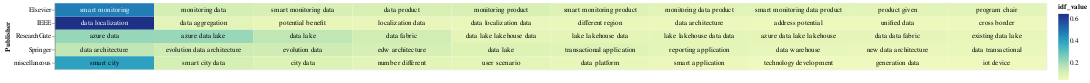

The notebook cell this image was saved under:
### Code cell
# Select the top terms for each PDF
top_terms_df_2 = result_df_publisher_2.groupby('Publisher').head(10)

# Add a small random value to 'idf_value' for better visualization
top_terms_df_2['idf_value'] = top_terms_df_2['idf_value'] + np.random.rand(top_terms_df_2.shape[0]) * 0.0001

# Create a base chart
base = alt.Chart(top_terms_df_2).encode(
    x=alt.X('rank:O', axis=None),  # Use rank for x-axis
    y='Publisher:N',
    color=alt.Color('idf_value:Q', scale=alt.Scale(scheme='viridis')),
    text='top_word:N'  # Corrected column name to 'topic_word'
).transform_window(
    rank="rank()",
    sort=[alt.SortField("idf_value", order="descending")],
    groupby=["Publisher"]
)

# Create a heatmap
heatmap = base.mark_rect().encode(
    color='idf_value:Q',
)

# Create text labels with conditional color
text = base.mark_text(baseline='middle').encode(
    text='top_word:N',
    color=alt.condition(alt.datum.idf_value >= 0.4, alt.value('white'), alt.value('black'))
)

# Display the heatmap and text labels
chart_lda_publisher_2 = (heatmap + text).properties(width=1500)
chart_lda_publisher_2

### Figure 1 — Vega-Lite specification as saved in the notebook (floating-point values rounded to 4 significant figures)
{"config": {"view": {"continuousWidth": 300, "continuousHeight": 300}}, "layer": [{"mark": {"type": "rect"}, "encoding": {"color": {"field": "idf_value", "type": "quantitative"}, "text": {"field": "top_word", "type": "nominal"}, "x": {"axis": null, "field": "rank", "type": "ordinal"}, "y": {"field": "Publisher", "type": "nominal"}}, "transform": [{"window": [{"op": "rank", "field": "", "as": "rank"}], "groupby": ["Publisher"], "sort": [{"field": "idf_value", "order": "descending"}]}]}, {"mark": {"type": "text", "baseline": "middle"}, "encoding": {"color": {"condition": {"test": "(datum.idf_value >= 0.4)", "value": "white"}, "value": "black"}, "text": {"field": "top_word", "type": "nominal"}, "x": {"axis": null, "field": "rank", "type": "ordinal"}, "y": {"field": "Publisher", "type": "nominal"}}, "transform": [{"window": [{"op": "rank", "field": "", "as": "rank"}], "groupby": ["Publisher"], "sort": [{"field": "idf_value", "order": "descending"}]}]}], "data": {"name": "data-5edcd28f4a388ce0990355e94a1e7053"}, "width": 1500, "$schema": "https://vega.github.io/schema/vega-lite/v5.16.3.json", "datasets": {"data-5edcd28f4a388ce0990355e94a1e7053": [{"Publisher": "IEEE", "top_word": "data localization", "idf_value": 0.6462}, {"Publisher": "IEEE", "top_word": "data aggregation", "idf_value": 0.07944}, {"Publisher": "IEEE", "top_word": "potential benefit", "idf_value": 0.06614}, {"Publisher": "IEEE", "top_word": "localization data", "idf_value": 0.06485}, {"Publisher": "IEEE", "top_word": "data localization data", "idf_value": 0.06219}, {"Publisher": "IEEE", "top_word": "different region", "idf_value": 0.05964}, {"Publisher": "IEEE", "top_word": "data architecture", "idf_value": 0.05801}, {"Publisher": "IEEE", "top_word": "address potential", "idf_value": 0.05187}, {"Publisher": "IEEE", "top_word": "unified data", "idf_value": 0.05052}, {"Publisher": "IEEE", "top_word": "cross border", "idf_value": 0.04927}, {"Publisher": "Springer", "top_word": "data architecture", "idf_value": 0.1594}, {"Publisher": "Springer", "top_word": "evolution data architecture", "idf_value": 0.1303}, {"Publisher": "Springer", "top_word": "evolution data", "idf_value": 0.1288}, {"Publisher": "Springer", "top_word": "edw architecture", "idf_value": 0.1154}, {"Publisher": "Springer", "top_word": "data lake", "idf_value": 0.0993}, {"Publisher": "Springer", "top_word": "transactional application", "idf_value": 0.09261}, {"Publisher": "Springer", "top_word": "reporting application", "idf_value": 0.07742}, {"Publisher": "Springer", "top_word": "data warehouse", "idf_value": 0.06784}, {"Publisher": "Springer", "top_word": "new data architecture", "idf_value": 0.06143}, {"Publisher": "Springer", "top_word": "data transactional", "idf_value": 0.05931}, {"Publisher": "ResearchGate", "top_word": "azure data", "idf_value": 0.2207}, {"Publisher": "ResearchGate", "top_word": "azure data lake", "idf_value": 0.218}, {"Publisher": "ResearchGate", "top_word": "data lake", "idf_value": 0.1598}, {"Publisher": "ResearchGate", "top_word": "data fabric", "idf_value": 0.1257}, {"Publisher": "ResearchGate", "top_word": "azure data lake lakehouse", "idf_value": 0.07517}, {"Publisher": "ResearchGate", "top_word": "lake lakehouse data", "idf_value": 0.07525}, {"Publisher": "ResearchGate", "top_word": "lake lakehouse data data", "idf_value": 0.07519}, {"Publisher": "ResearchGate", "top_word": "data lake lakehouse data", "idf_value": 0.07526}, {"Publisher": "ResearchGate", "top_word": "data data fabric", "idf_value": 0.07435}, {"Publisher": "ResearchGate", "top_word": "existing data lake", "idf_value": 0.06968}, {"Publisher": "Elsevier", "top_word": "smart monitoring", "idf_value": 0.4763}, {"Publisher": "Elsevier", "top_word": "monitoring data", "idf_value": 0.1184}, {"Publisher": "Elsevier", "top_word": "smart monitoring data", "idf_value": 0.1125}, {"Publisher": "Elsevier", "top_word": "data product", "idf_value": 0.1094}, {"Publisher": "Elsevier", "top_word": "monitoring product", "idf_value": 0.1086}, {"Publisher": "Elsevier", "top_word": "smart monitoring product", "idf_value": 0.09407}, {"Publisher": "Elsevier", "top_word": "monitoring data product", "idf_value": 0.08739}, {"Publisher": "Elsevier", "top_word": "smart monitoring data product", "idf_value": 0.08563}, {"Publisher": "Elsevier", "top_word": "product given", "idf_value": 0.08027}, {"Publisher": "Elsevier", "top_word": "program chair", "idf_value": 0.08004}, {"Publisher": "miscellaneous", "top_word": "smart city", "idf_value": 0.3976}, {"Publisher": "miscellaneous", "top_word": "smart city data", "idf_value": 0.1162}, {"Publisher": "miscellaneous", "top_word": "city data", "idf_value": 0.09987}, {"Publisher": "miscellaneous", "top_word": "number different", "idf_value": 0.08115}, {"Publisher": "miscellaneous", "top_word": "user scenario", "idf_value": 0.07767}, {"Publisher": "miscellaneous", "top_word": "data platform", "idf_value": 0.06479}, {"Publisher": "miscellaneous", "top_word": "smart application", "idf_value": 0.05719}, {"Publisher": "miscellaneous", "top_word": "technology development", "idf_value": 0.04734}, {"Publisher": "miscellaneous", "top_word": "generation data", "idf_value": 0.04652}, {"Publisher": "miscellaneous", "top_word": "iot device", "idf_value": 0.04452}]}}
